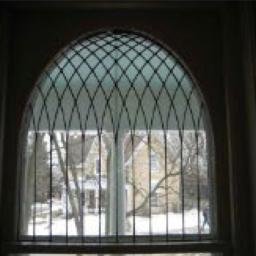
#> input picture image-fusion-metric/a.jpg, 256 x 256 px
$ python compare_rgb.py
#> lines starting #> are read from the running program, lines starting #| are printed output that depends on the picture
### image-fusion-metric/metrics.py
import numpy as np
import math
import cv2


def ssim(img1, img2):
    # 常数项设置
    C1 = (0.01)**2
    C2 = (0.03)**2

    # 读取图像，设置滑动窗口
    img1 = img1.astype(np.float64)
    img2 = img2.astype(np.float64)
    kernel = cv2.getGaussianKernel(11, 1.5)
    window = np.outer(kernel, kernel.transpose())

    # 滑动窗口过滤，均值mu，标准差sigma，协方差sigma12
    mu1 = cv2.filter2D(img1, -1, window)[5:-5, 5:-5]  # valid
    mu2 = cv2.filter2D(img2, -1, window)[5:-5, 5:-5]
    mu1_sq = mu1**2
    mu2_sq = mu2**2
    mu1_mu2 = mu1 * mu2
    sigma1_sq = cv2.filter2D(img1**2, -1, window)[5:-5, 5:-5] - mu1_sq
    sigma2_sq = cv2.filter2D(img2**2, -1, window)[5:-5, 5:-5] - mu2_sq
    sigma12 = cv2.filter2D(img1 * img2, -1, window)[5:-5, 5:-5] - mu1_mu2

    # 带入公式求得ssim值
    ssim_map = ((2 * mu1_mu2 + C1) * (2 * sigma12 + C2)) / ((mu1_sq + mu2_sq + C1) *
                                                            (sigma1_sq + sigma2_sq + C2))
    return ssim_map.mean()

# mse方法，直接带入公式
def mse(src, dst):
    return np.mean((src.astype(np.float64)-dst.astype(np.float64))**2)

# psnr方法，也是直接带入公式
def psnr(src, dst, Max = 255):
    mse_value = mse(src, dst)

    if mse_value == 0.:
        return np.inf
    return 10 * np.log10(Max**2 /mse_value)

#统计图像像素值——求统计直方图
# [30 lines left out: functions possible, cross_entropy, not called in this run]

### image-fusion-metric/compare_rgb.py
# 导入相关模块，包括实现的那些评价方法
import numpy as np
import cv2
import matplotlib.pyplot as plt
from metrics import ssim, mse, psnr, cross_entropy
# from skimage.metrics import structural_similarity as ssim
# from skimage.metrics import mean_squared_error as mse

img = cv2.imread("a.jpg")
#> img is the input picture: shape (256, 256, 3); mean B, G, R 78.4, 83, 80.6
img = cv2.cvtColor(img, cv2.COLOR_BGR2RGB)
# chrows, cols = img.shape # 获得其尺寸

# 融合图像——采用哈尔小波
img_haar = cv2.imread("b.jpg")
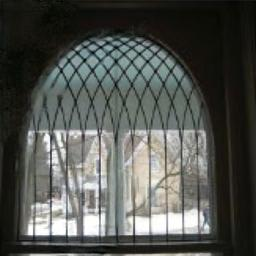
#> input picture image-fusion-metric/b.jpg, 256 x 256 px
#> img_haar is the input picture: shape (256, 256, 3); mean B, G, R 79, 83.3, 80.9
img_haar = cv2.cvtColor(img_haar, cv2.COLOR_BGR2RGB)

# 设置plot
fig, axes = plt.subplots(nrows=1, ncols=2, figsize=(10, 4),
                         sharex=True, sharey=True)
ax = axes.ravel()

# 原始图像和自己的评价指标的mse、ssim、psnr、CE的评价
# mse_none = mse(img, img)
ssim_none = ssim(img, img)
#> in ssim, `mu1 = cv2.filter2D(img1, -1, window)[5:-5, 5:-5]`:
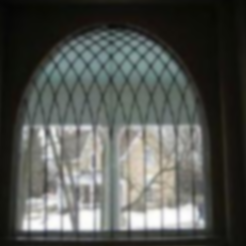
#> mu1: shape (246, 246, 3) float64; mean R, G, B 84.3, 86.9, 82.4
#> in ssim, `mu1_sq = mu1**2`:
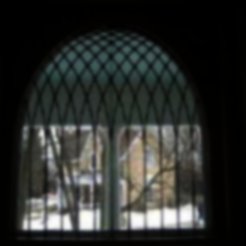
#> mu1_sq: shape (246, 246, 3) float64; mean R, G, B 11251, 11795.9, 11097.2; drawn with min black and max white
#> in ssim, `sigma1_sq = cv2.filter2D(img1**2, -1, window)[5:-5, 5:-5] - mu1_sq`:
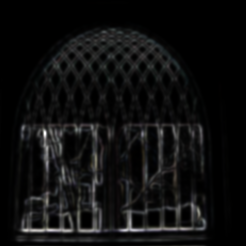
#> sigma1_sq: shape (246, 246, 3) float64; mean R, G, B 395.6, 398, 400.2; drawn with min black and max white
#> in ssim, `ssim_map = ((2 * mu1_mu2 + C1) * (2 * sigma12 + C2)) / ((mu1_sq + mu2_..`: ssim_map: shape (246, 246, 3) float64; every value is 1
#> ssim_none = 1
psnr_none = psnr(img, img)
#> in psnr, `mse_value = mse(src, dst)`: mse_value = 0
#> psnr_none = inf

# 原始图像和采用哈尔小波的融合图像的评价指标的mse、ssim、psnr、CE的评价
# mse_haar = mse(img, img_haar)
ssim_haar = ssim(img, img_haar)
#> in ssim (call 2), `ssim_map = ((2 * mu1_mu2 + C1) * (2 * sigma12 + C2)) / ((mu1_sq + mu2_..`:
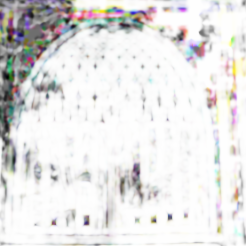
#> ssim_map: shape (246, 246, 3) float64; mean R, G, B 0.816, 0.81, 0.807; drawn with min black and max white
#> ssim_haar = 0.811
psnr_haar = psnr(img, img_haar)
#> psnr_haar = 30.91

# 公共标签设置
label = 'SSIM: {:.2f}\nPSNR: {:.2f}'

# 为每一个subplot现实图像，设置标题
ax[0].imshow(img, cmap=plt.cm.gray, vmin=0, vmax=1)
ax[0].set_xlabel(label.format(ssim_none, psnr_none))
ax[0].set_title('ground truth')

ax[1].imshow(img_haar, cmap=plt.cm.gray, vmin=0, vmax=1)
ax[1].set_xlabel(label.format(ssim_haar, psnr_haar))
ax[1].set_title('inpainted image')

# 显示最后结果
plt.tight_layout()
plt.show()
